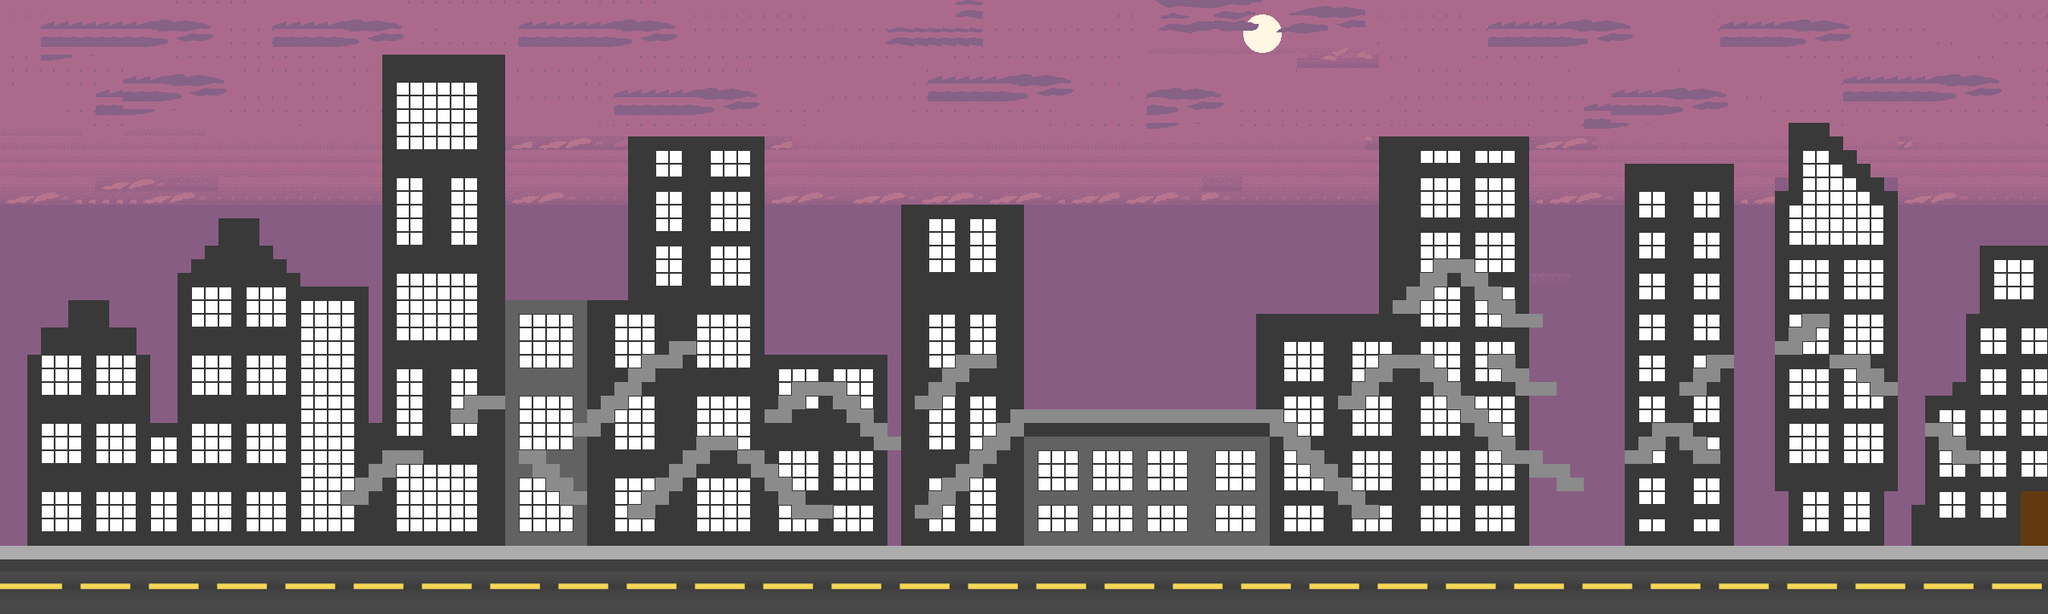

This is a level from a 2D game, rendered from its Tiled map with the project's own tilesets. A one-line summary and the map file follow, with tile-layer data summarised:
An orthogonal 150x45 tile map with 16x16 px tiles, 4 tile layers (Floor, Building, Fire escape, SkyLayer), 11 tilesets.

<map version="1.2" tiledversion="1.2.1" orientation="orthogonal" renderorder="right-down" width="150" height="45" tilewidth="16" tileheight="16" infinite="0" nextlayerid="15" nextobjectid="1">
 <tileset firstgid="1" name="Black" tilewidth="16" tileheight="16" tilecount="1" columns="1">
  <image source="../../../assets/UpdatedLevel/UpdatedLevel/Black.bmp" width="16" height="16" />
 </tileset>
 <tileset firstgid="2" name="GreyBuildingTile" tilewidth="16" tileheight="16" tilecount="1" columns="1">
  <image source="../../../assets/UpdatedLevel/UpdatedLevel/GreyBuildingTile.bmp" width="16" height="16" />
 </tileset>
 <tileset firstgid="3" name="GreyFloorTile1" tilewidth="16" tileheight="16" tilecount="1" columns="1">
  <image source="../../../assets/UpdatedLevel/UpdatedLevel/GreyFloorTile1.bmp" width="16" height="16" />
 </tileset>
 <tileset firstgid="4" name="Window" tilewidth="16" tileheight="16" tilecount="1" columns="1">
  <image source="../../../assets/UpdatedLevel/UpdatedLevel/Window.bmp" width="16" height="16" />
 </tileset>
 <tileset firstgid="5" name="LightGreyBuildingTile" tilewidth="16" tileheight="16" tilecount="1" columns="1">
  <image source="../../../assets/UpdatedLevel/UpdatedLevel/LightGreyBuildingTile.bmp" width="16" height="16" />
 </tileset>
 <tileset firstgid="6" name="FireEscape" tilewidth="16" tileheight="16" tilecount="1" columns="1">
  <image source="../../../assets/UpdatedLevel/UpdatedLevel/FireEscape.bmp" width="16" height="16" />
 </tileset>
 <tileset firstgid="7" name="Door" tilewidth="16" tileheight="16" tilecount="1" columns="1">
  <image source="../../../assets/UpdatedLevel/UpdatedLevel/Door.bmp" width="16" height="16" />
 </tileset>
 <tileset firstgid="8" name="windowAnimation" tilewidth="16" tileheight="16" tilecount="2" columns="2">
  <image source="../../../assets/UpdatedLevel/UpdatedLevel/windowAnimation.bmp" width="32" height="16" />
 </tileset>
 <tileset firstgid="10" name="AnimatedWindow" tilewidth="16" tileheight="16" tilecount="1" columns="1">
  <image source="../../../assets/UpdatedLevel/UpdatedLevel/AnimatedWindow.gif" width="16" height="16" />
 </tileset>
 <tileset firstgid="11" name="parallax-mountain-bg" tilewidth="16" tileheight="16" tilecount="170" columns="17">
  <image source="../../../assets/UpdatedLevel/UpdatedLevel/parallax-mountain-bg.png" width="272" height="160" />
 </tileset>
 <tileset firstgid="181" name="road" tilewidth="16" tileheight="16" tilecount="2080" columns="52">
  <image source="../../../assets/UpdatedLevel/UpdatedLevel/road.png" width="840" height="650" />
 </tileset>
 <layer id="11" name="Floor" width="150" height="45">
  <data>[6750 cells, 900 non-empty, 30 distinct tile ids]</data>
 </layer>
 <layer id="12" name="Building" width="150" height="45">
  <data>[6750 cells, 3750 non-empty, 6 distinct tile ids]</data>
 </layer>
 <layer id="13" name="Fire escape" width="150" height="45">
  <data>[6750 cells, 225 non-empty, 1 distinct tile ids]</data>
 </layer>
 <layer id="14" name="SkyLayer" width="150" height="45">
  <data>[6750 cells, 3095 non-empty, 151 distinct tile ids]</data>
 </layer>
</map>
